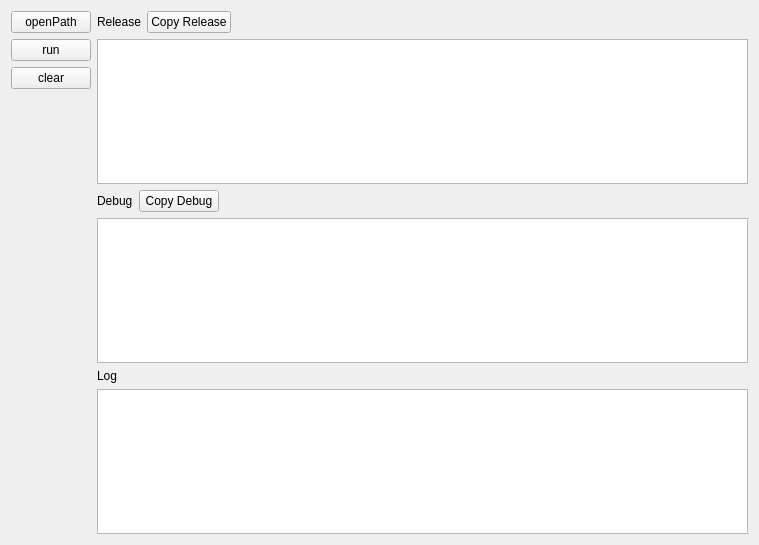
<?xml version="1.0" encoding="UTF-8"?>
<ui version="4.0">
 <class>libToolWidget</class>
 <widget class="QWidget" name="libToolWidget">
  <property name="geometry">
   <rect>
    <x>0</x>
    <y>0</y>
    <width>759</width>
    <height>545</height>
   </rect>
  </property>
  <property name="windowTitle">
   <string>Form</string>
  </property>
  <layout class="QGridLayout" name="gridLayout">
   <item row="0" column="0" rowspan="2">
    <layout class="QVBoxLayout" name="verticalLayout_2">
     <item>
      <widget class="QPushButton" name="BTopenPath">
       <property name="text">
        <string>openPath</string>
       </property>
      </widget>
     </item>
     <item>
      <widget class="QPushButton" name="BTrun">
       <property name="text">
        <string>run</string>
       </property>
      </widget>
     </item>
     <item>
      <widget class="QPushButton" name="BTclear">
       <property name="text">
        <string>clear</string>
       </property>
      </widget>
     </item>
     <item>
      <spacer name="verticalSpacer">
       <property name="orientation">
        <enum>Qt::Vertical</enum>
       </property>
       <property name="sizeHint" stdset="0">
        <size>
         <width>20</width>
         <height>40</height>
        </size>
       </property>
      </spacer>
     </item>
    </layout>
   </item>
   <item row="0" column="1">
    <layout class="QHBoxLayout" name="horizontalLayout">
     <item>
      <widget class="QLabel" name="label">
       <property name="text">
        <string>Release</string>
       </property>
      </widget>
     </item>
     <item>
      <widget class="QPushButton" name="BTreleaseCopy">
       <property name="text">
        <string>Copy Release</string>
       </property>
      </widget>
     </item>
     <item>
      <spacer name="horizontalSpacer_2">
       <property name="orientation">
        <enum>Qt::Horizontal</enum>
       </property>
       <property name="sizeHint" stdset="0">
        <size>
         <width>40</width>
         <height>20</height>
        </size>
       </property>
      </spacer>
     </item>
    </layout>
   </item>
   <item row="1" column="1">
    <widget class="QTextEdit" name="relaseText"/>
   </item>
   <item row="2" column="1">
    <layout class="QHBoxLayout" name="horizontalLayout_2">
     <item>
      <widget class="QLabel" name="label_2">
       <property name="text">
        <string>Debug</string>
       </property>
      </widget>
     </item>
     <item>
      <widget class="QPushButton" name="BTdebugCopy">
       <property name="text">
        <string>Copy Debug</string>
       </property>
      </widget>
     </item>
     <item>
      <spacer name="horizontalSpacer">
       <property name="orientation">
        <enum>Qt::Horizontal</enum>
       </property>
       <property name="sizeHint" stdset="0">
        <size>
         <width>40</width>
         <height>20</height>
        </size>
       </property>
      </spacer>
     </item>
    </layout>
   </item>
   <item row="3" column="1">
    <widget class="QTextEdit" name="debugText"/>
   </item>
   <item row="4" column="1">
    <widget class="QLabel" name="label_3">
     <property name="text">
      <string>Log</string>
     </property>
    </widget>
   </item>
   <item row="5" column="1">
    <widget class="QTextEdit" name="textEditLog"/>
   </item>
  </layout>
 </widget>
 <resources/>
 <connections/>
</ui>
